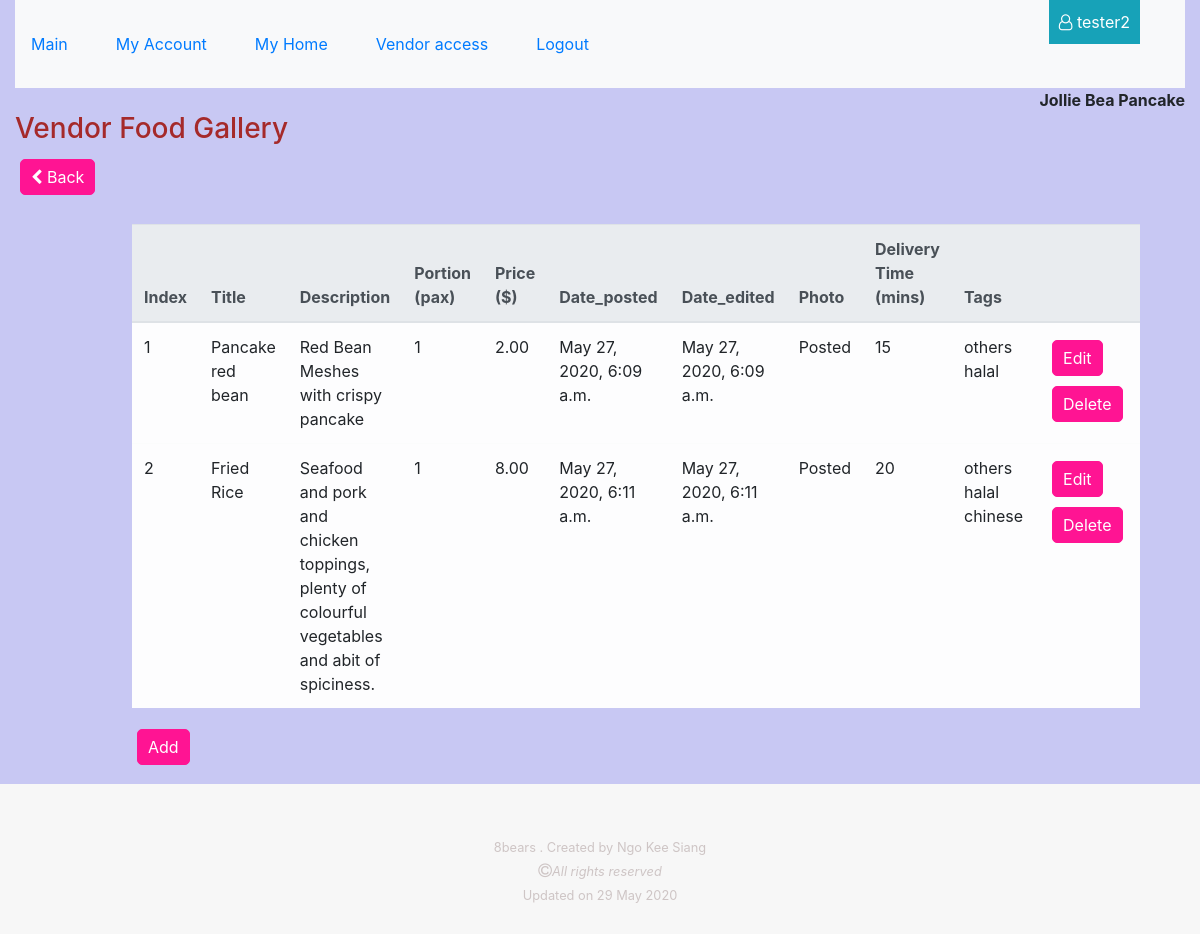
The page /vendor/profiles/8/food_gallery (signed in) on the database its author committed.
### vendor/models.py (models this page shows, shortened)
class Vendor(models.Model):
    category = models.ManyToManyField(Category)
    postal_code = models.PositiveIntegerField( null=False, blank=False)
    name = models.CharField( max_length=100, null=False, blank=False)
    block = models.PositiveSmallIntegerField( null=False, blank=False)
    street = models.CharField(max_length=254, null=False, blank=False)
    contact = models.PositiveIntegerField(validators=[MinValueValidator(10000000), MaxValueValidator(99999999)], null=False, blank=False)
    date_joined = models.DateTimeField(auto_now_add=True)
    user = models.ForeignKey(User, null=True, on_delete=models.SET_NULL)
    user_contact = models.PositiveIntegerField(validators=[MinValueValidator(10000000), MaxValueValidator(99999999)], null=False, blank=False)
    license_number = models.CharField(max_length=10, null=False, blank=False)
    license_check = models.BooleanField(default=False)
    photo_url=models.URLField(max_length=1024, null=True, blank=True)
    vendordeliverytown = models.ManyToManyField(VendorDeliveryTown)
    vendordeliverypostal = models.ManyToManyField(VendorDeliveryPostal)

### food/models.py (models this page shows, shortened)
class Food(models.Model):
    vendor = models.ForeignKey(Vendor, null=False, blank=False, on_delete=models.CASCADE)
    tag = models.ManyToManyField(Tag)
    title = models.CharField(max_length=100, null=False, blank=False)
    description = models.TextField(null=False, blank=False)
    portion = models.PositiveSmallIntegerField( validators=[MinValueValidator(1), MaxValueValidator(99)] , default=1, null=False, blank=False )
    price = models.DecimalField(max_digits=8, decimal_places=2, null=False, blank=False)
    date_posted = models.DateTimeField(auto_now_add=True)
    date_edited = models.DateTimeField(auto_now_add=True)
    delivery_time = models.DecimalField(max_digits=3, decimal_places=0, null=False, blank=False)
    image = ImageField(blank=True, manual_crop="")

class Tag(models.Model):
    title = models.CharField(max_length=100, null=False, blank=False)
    def __str__(self):
        return self.title

### food/views.py (the view)
# urls.py: path('profiles/<vendor_profile_id>/food_gallery', food.views.view_vendor_food_gallery, name='view_vendor_food_gallery_route'),
@login_required
def view_vendor_food_gallery(request, vendor_profile_id):
    vendor_food_gallery = Food.objects.filter(vendor__id=vendor_profile_id)
    vendor_name = Vendor.objects.get(id=vendor_profile_id).name
    return render(request, "food/vendor_food_gallery.html", {
        "foods": vendor_food_gallery,
        "vendor_profile_id": vendor_profile_id,
        "vendor_name" : vendor_name
    })

### food/templates/food/vendor_food_gallery.html (shortened to what this page needs)
{% extends 'base_template.html' %}
{%load static %}
{%block css %}
<link rel="stylesheet" href="{% static 'vendor_pages.css' %}">
{%endblock%}
{%block content%}
<div style="float:right;"><strong> {{vendor_name}} </strong></div>
<br>
<h3> Vendor Food Gallery </h3>
<button class="vendor-buttons"><i class="fa fa-chevron-left" aria-hidden="true"></i><a href="{% url 'view_vendor_profiles_route' %}"> Back </a></button>
<br><br>
<div class="my-table">
<table class="table table-light table-hover table-responsive-lg">
    <thead class="thead-light">
        <th> Index </th>
        <th> Title </th>
        <th> Description </th>
        <th> Portion (pax) </th>
        <th> Price ($) </th>
        <th> Date_posted </th>
        <th> Date_edited </th>
        <th> Photo </th>
        <th> Delivery Time (mins) </th>
        <th> Tags </th>
        <th> &nbsp; </th>
    </thead>
    {%for i in foods %}
    <tr>
        <td> {{forloop.counter}} </td>
        <td> {{i.title}} </td>
        <td> {{i.description}} </td>
        <td> {{i.portion}} </td>
        <td> {{i.price}} </td>
        <td> {{i.date_posted}} </td>
        <td> {{i.date_edited}} </td>
        <td> {% if i.image%} Posted {%else%} None{%endif%} </td>
        <td> {{i.delivery_time}} </td>
        <td> {%for j in i.tag.all%} {{j}} {%endfor%} </td>
        <td> <button class="vendor-buttons"><a href="{%url 'edit_vendor_food_route' vendor_profile_id=vendor_profile_id vendor_food_id=i.id %}" > Edit </a></button>
            <button class="vendor-buttons"><a href="{%url 'delete_vendor_food_route' vendor_profile_id=vendor_profile_id vendor_food_id=i.id %}"> Delete </a></button> </td>
    </tr>
    {%endfor%}
</table>
<button class="vendor-buttons"><a href="{%url 'add_vendor_food_route' vendor_profile_id=vendor_profile_id %}"> Add </a></button>
</div>
{%endblock%}

### templates/base_template.html (shortened to what this page needs)
{% load static %}
<!doctype html>
<html lang="en">
  <head>
    <link rel="stylesheet" href="https://stackpath.bootstrapcdn.com/font-awesome/4.7.0/css/font-awesome.min.css">
    <link rel="stylesheet" href="https://stackpath.bootstrapcdn.com/bootstrap/4.5.0/css/bootstrap.min.css">
    <link rel="stylesheet" href="{% static 'style.css' %}">
    {% block css %} {%endblock%}
  </head>
  <body>
    <header class="container-fluid">
        <nav class="navbar navbar-expand-lg navbar-light bg-light py-3">
            <div class="collapse navbar-collapse" id="navbarSupportedContent">
                <ul class="navbar-nav">
            {%if request.user.is_authenticated %}
                <li class="nav-item mr-5 my-3 "> <a href="{% url 'view_home_route' %}" >Main</a> </li>
                <li class="nav-item mr-5 my-3 "> <a href="{% url 'view_account_route' %}" >My Account</a> </li>
                <li class="nav-item mr-5 my-3 "> <a href="{% url 'index_route' %}"> My Home</a> </li>
                <li class="nav-item mr-5 my-3"> <a href="{% url 'view_vendor_profiles_route' %}"> Vendor access</a> </li>
                <li class="nav-item mr-5 my-3"> <a href="{% url 'account_logout' %}" > Logout</a> </li>
            {%else%}
                <li class="nav-item mr-5 my-3"> <a href="{% url 'account_signup' %}">Register</a> </li>
                <li class="nav-item mr-5 my-3"> <a href="{% url 'account_login' %}" >Login</a> </li>
            {%endif%}
                </ul>
            </div>
        </nav>
        {%if request.user.is_authenticated %}
        <div id="show-username" class="bg-info"> <i class="fa fa-user-o" aria-hidden="true"></i> {{request.user.username}}  </div>
        {%endif%}
    </header>
    <div class="container-fluid">
    {%block content%} {%endblock%}
    </div>
    <footer>
        <div>
            <section> <small> 8bears . Created by <a href="https://github.com/ksngo" style="color:rgb(206, 197, 197);">Ngo Kee Siang</a> </small> </section>
            <section><i class="fa fa-copyright" aria-hidden="true"></i><em><small>All rights reserved</small></em> </section>
            <section><small> Updated on 29 May 2020</small> </section>
        </div>
    </footer>
  </body>
</html>

### static/style.css (style rules this page uses)
body { background-color:white; }
a { text-decoration:none !important; }
#show-username { min-width:80px; position:absolute; top:0; right:5%; padding: 10px; color: white; }
footer { height:100px; background-color: rgb(247, 247, 247); padding-top:50px; padding-bottom:100px; color: rgb(206, 197, 197); }
footer div { text-align: center; }
.my-table { width:80%; margin:auto; min-height: 70vh; }
.vendor-buttons { border:1px solid deeppink; padding:5px; padding-left:10px; padding-right:10px; border-radius:5px; background-color: deeppink; margin:5px; color:white; }
.vendor-buttons a { color:white; }
h3 { color:brown; }

### rows shown on the page
Vendor: name "Jollie Bea Pancake"
Food: title "Pancake red bean", description "Red Bean Meshes with crispy pancake", portion "1", price "2.00", date_posted "May 27, 2020, 6:09 a.m.", date_edited "May 27, 2020, 6:09 a.m.", shows "Posted", delivery_time "15"
Tag: title "others"
Tag: title "halal"
Food: title "Fried Rice", description "Seafood and pork and chicken toppings, plenty of colourful vegetables and abit of spiciness.", portion "1", price "8.00", date_posted "May 27, 2020, 6:11 a.m.", date_edited "May 27, 2020, 6:11 a.m.", shows "Posted", delivery_time "20"
Tag: title "chinese"

### other values the page prints
{{ request.user.username }} "tester2"
